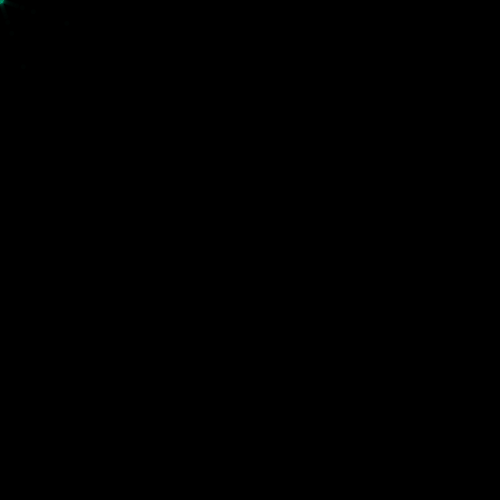
Frame 1 (no input)
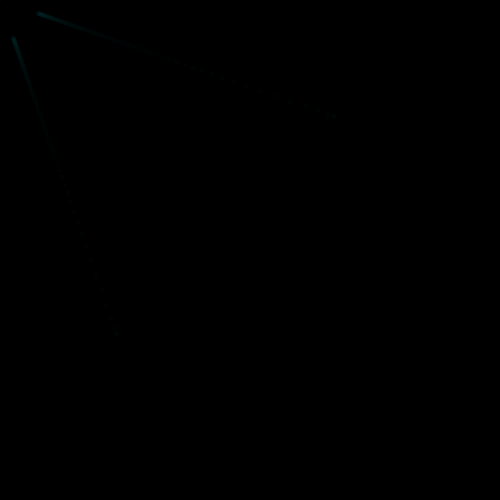
Frame 60 (the mouse pressed at the canvas centre just before this capture)
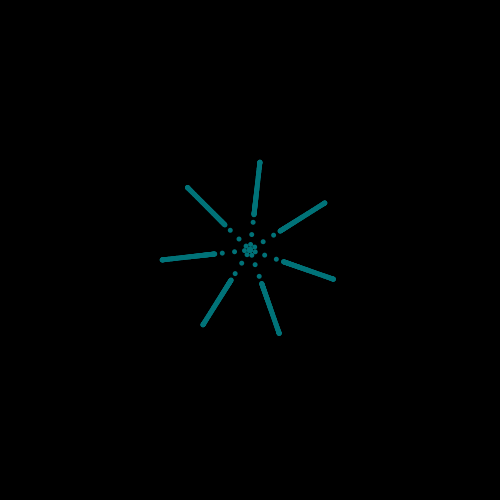
Frame 120 (the mouse held since frame 60 and released just before this capture)

The Processing sketch that drew these frames (run headless with seeded random() and noise(); from frame 60 on, the mouse is pressed at the canvas centre):

// Processing sketch: processing_63659
// ── processing_63659.pde

float [] x= new float[100];
float [] y= new float[100];

float centerX= 250;
float centerY= 250;


void setup() {
  size (500, 500);
  int i =0;
  while (i<100) {
    x[i] = 250;
    y[i] = 250;   
    i=i+1;
  }
}

void draw() {
  background(0);

  float R = random (0);
  float G = random (100, 150);
  float B= random (100, 200);
  fill (R, G, B);
  noStroke();
  if (mousePressed == true) {
    float r = 5;

    int i =0;
    while (i<100) {
      x[i]= x[i] + ((mouseX-x[i]) / (5.0 + (i*5.0) ));
      y[i]= y[i] + ((mouseY-y[i]) / (5.0 + (i*5.0) ));

      i=i+1;
    }

    //    for(int i =0; i<100; i++){
    //      x[i]= x[i] + ((mouseX-x[i]) / (5.0 + (i*5.0) ));
    //      y[i]= y[i] + ((mouseY-y[i]) / (5.0 + (i*5.0) ));
    //    }

    int newcirc = 0;
    int arms=7;
    centerX=centerX+((mouseX-centerX)/50.0);
    centerY=centerY+((mouseY-centerY)/50.0);

    while (newcirc<arms) {
      pushMatrix();
      translate(centerX, centerY);
      rotate((TWO_PI/arms)*newcirc);
      translate(-centerX, -centerY);

      i =0;
      while (i<100) {
        ellipse (x[i], y[i], r, r);
        i=i+1;
      }

      popMatrix();

      newcirc=newcirc+1;
    }

    ellipse(centerX, centerY, r, r);
  }
  
  
  else {

    float r = 5;
    float t = 5;
    int i =0;
    while (i<100) {
      x[i]= x[i] + ((mouseX-x[i]) / (5.0 + (i*5.0) ));
      y[i]= y[i] + ((mouseY-y[i]) / (5.0 + (i*5.0) ));

      i=i+1;
    }

    //    for(int i =0; i<100; i++){
    //      x[i]= x[i] + ((mouseX-x[i]) / (5.0 + (i*5.0) ));
    //      y[i]= y[i] + ((mouseY-y[i]) / (5.0 + (i*5.0) ));
    //    }

    int newcirc = 0;
    int arms=7;
    //centerX=centerX+((mouseX-centerX)/50.0);
    //centerY=centerY+((mouseY-centerY)/50.0);

    while (newcirc<arms) {
      pushMatrix();
      translate(mouseX, mouseY);
      rotate((TWO_PI/arms)*newcirc);
      translate(-centerX, -centerY);

      i =0;
      while (i<100) {

        fill(R, G, B, t);
        ellipse (x[i], y[i], r, r);
        i=i+1;
      }

      popMatrix();

      newcirc=newcirc+1;
    }
    fill(R, G, B, t);
    ellipse(mouseX, mouseY, r, r);
  }
}
void mousePressed (){
  centerX=mouseX;
  centerY=mouseY;
}
